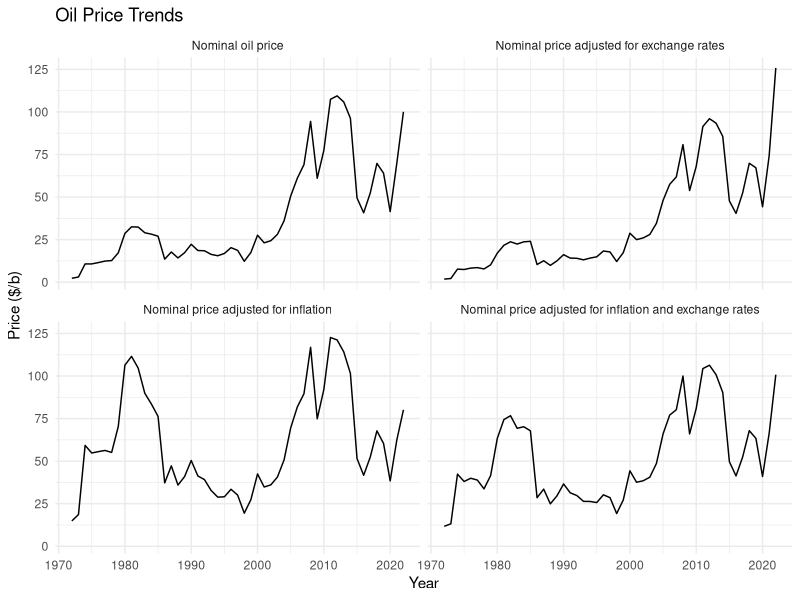
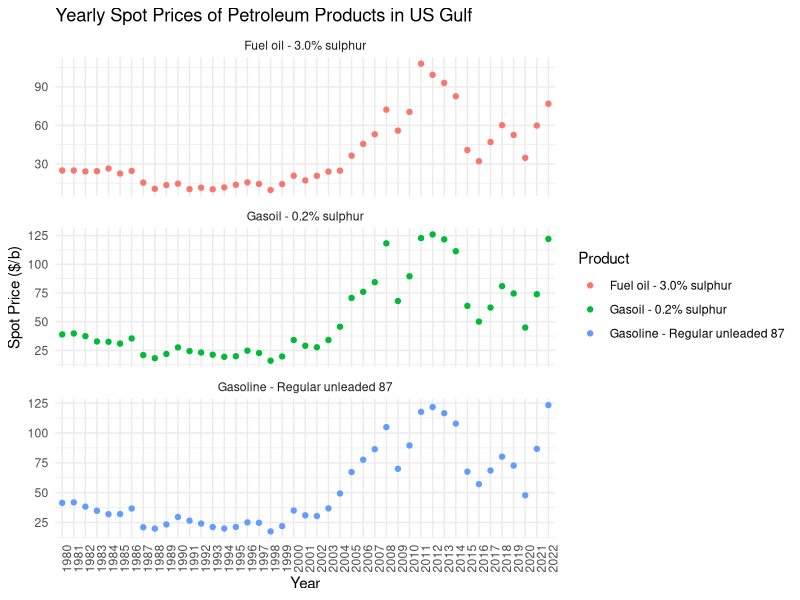
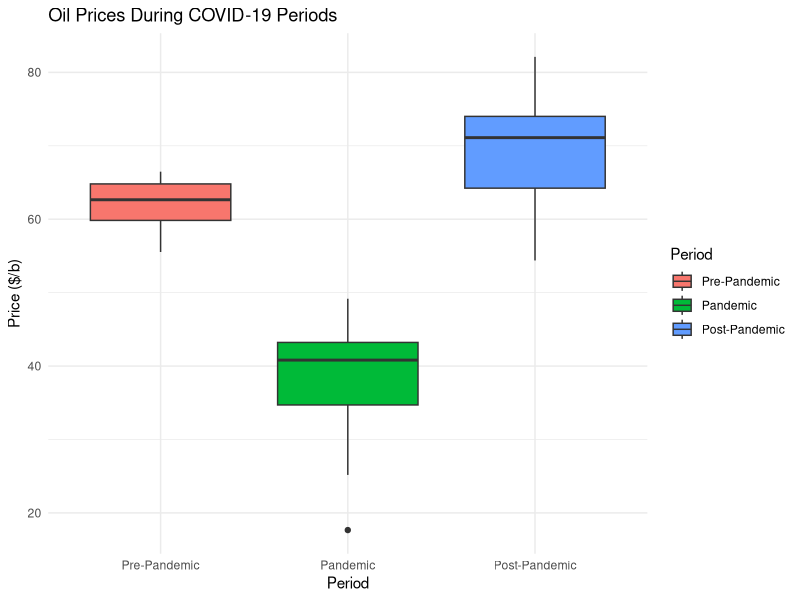
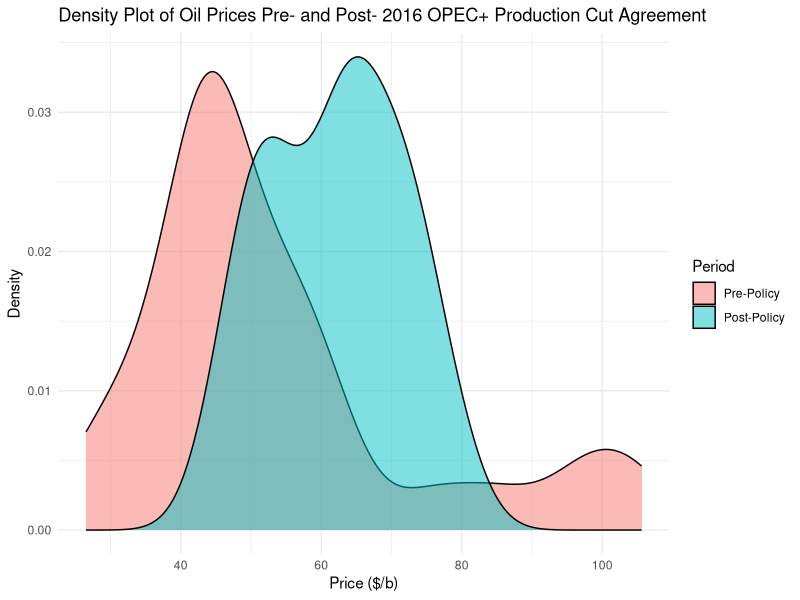
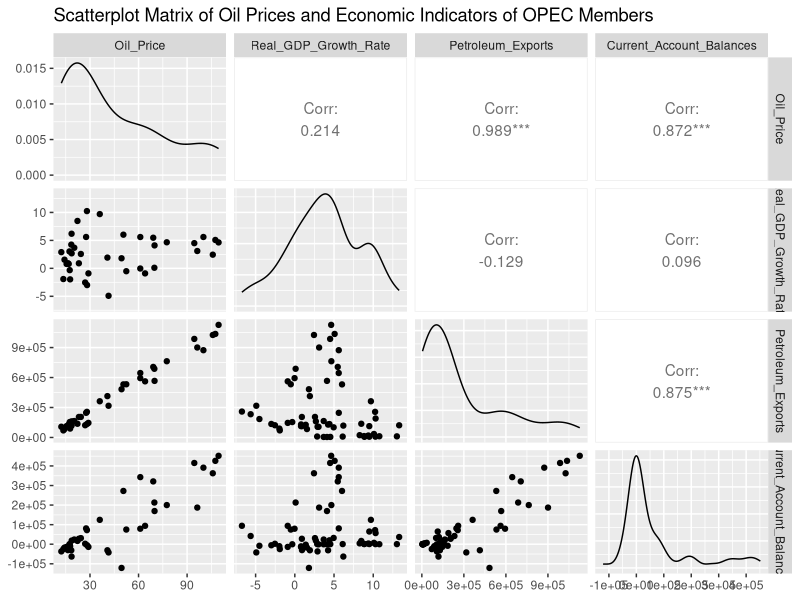
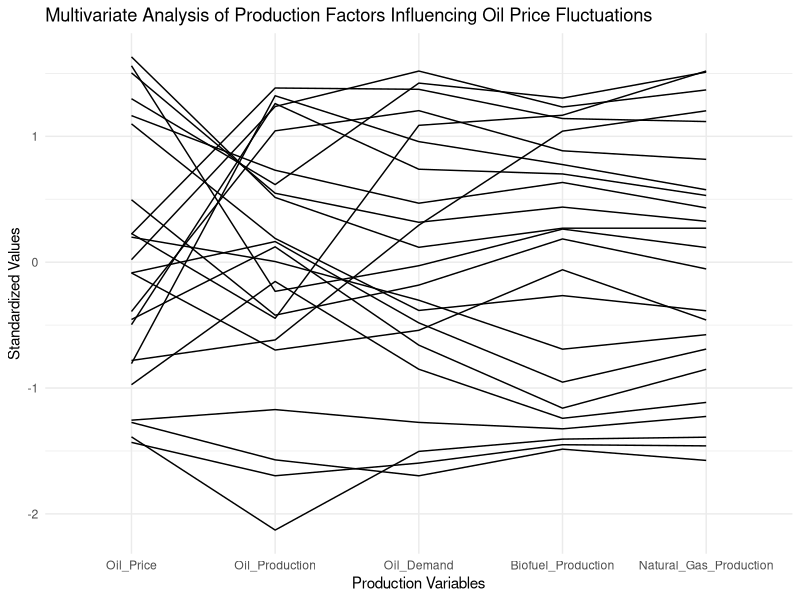
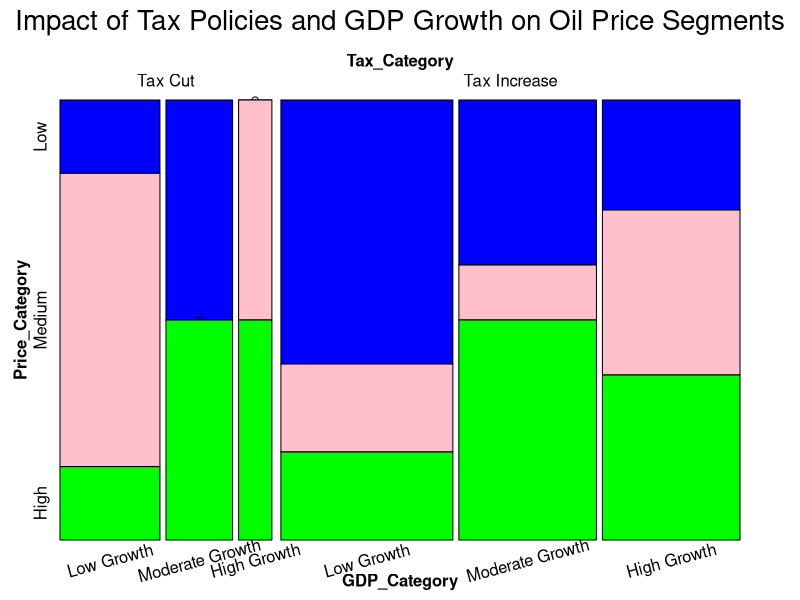

Write the R code that produced these figures, in order.
## ---- chunk 1
library(readxl)
library(ggplot2)
library(tidyr)

oil_price <- read_excel("ASB2023_all/T74.xlsx", skip = 2)
oil_price <- oil_price[1:5, ]
oil_price <- oil_price[-2, ]
year <- c("Type", seq(1972, 2022))
oil_price <- rbind(year, oil_price)
colnames(oil_price) <- oil_price[1, ]
oil_price <- oil_price[-1, ]
oil_price$Type <- c("Nominal oil price", "Nominal price adjusted for exchange rates", "Nominal price adjusted for inflation", "Nominal price adjusted for inflation and exchange rates")

long_oil_price <- pivot_longer(oil_price, cols = -Type, names_to = "Year", values_to = "Price")

long_oil_price$Year <- as.numeric(long_oil_price$Year)

ggplot(long_oil_price, aes(x = Year, y = as.numeric(Price), group = Type)) + 
    geom_line() +
    facet_wrap(~Type) +
    theme_minimal() +
    labs(title = "Oil Price Trends", x = "Year", y = "Price ($/b)")
## ---- chunk 2
product <- read_excel("ASB2023_all/T76.xlsx", skip=2)[1:4, ]
product <- product[-1,]

long_product <- pivot_longer(product, cols = -1, names_to = "Year", values_to = "Price")
colnames(long_product) <- c("Product", "Year", "Price")

ggplot(long_product, aes(x = Year, y = Price, color = Product)) +
  geom_point() +
  facet_wrap(~ Product, scales = "free_y", ncol = 1) +
  labs(title = "Yearly Spot Prices of Petroleum Products in US Gulf",
       x = "Year",
       y = "Spot Price ($/b)") +
  theme_minimal() +
  theme(axis.text.x = element_text(angle = 90))
## ---- chunk 3
library(dplyr)

covid <- read_excel("ASB2023_all/T72.xlsx", skip=25, col_types = "numeric")[22, ]
colnames(covid) <- c("Price", seq(1, 228))
long_covid <- pivot_longer(covid, cols = -Price, names_to = "Time", values_to = "Oil_Price")[, -1]
long_covid$Time <- seq(as.Date("2004-01-01"), as.Date("2022-12-31"), by = "month")

long_covid$Period <- case_when(
  long_covid$Time >= as.Date("2019-07-01") & long_covid$Time <= as.Date("2020-02-29") ~ "Pre-Pandemic",
  long_covid$Time >= as.Date("2020-03-01") & long_covid$Time <= as.Date("2020-12-31") ~ "Pandemic",
  long_covid$Time >= as.Date("2021-01-01") & long_covid$Time <= as.Date("2021-12-31") ~ "Post-Pandemic",
  TRUE ~ "Outside"
  )

long_covid_filtered <- long_covid %>% filter(Period != "Outside")

long_covid_filtered$Period <- factor(long_covid_filtered$Period, levels = c("Pre-Pandemic", "Pandemic", "Post-Pandemic"))

ggplot(long_covid_filtered, aes(x = Period, y = Oil_Price, fill = Period)) +
  geom_boxplot() +
  labs(title = "Oil Prices During COVID-19 Periods",
       x = "Period",
       y = "Price ($/b)") +
  theme_minimal()
## ---- chunk 4
policy <- read_excel("ASB2023_all/T72.xlsx", skip=25, col_types = "numeric")[22, ]
colnames(policy) <- c("Price", seq(1, 228))
long_policy <- pivot_longer(policy, cols = -Price, names_to = "Time", values_to = "Oil_Price")[, -1]
long_policy$Time <- seq(as.Date("2004-01-01"), as.Date("2022-12-31"), by = "month")

long_policy$Period <- case_when(
  long_policy$Time >= as.Date("2014-07-01") & long_covid$Time <= as.Date("2016-12-31") ~ "Pre-Policy",
  long_policy$Time >= as.Date("2017-01-01") & long_covid$Time <= as.Date("2019-06-30") ~ "Post-Policy",
  TRUE ~ "Outside"
  )

long_policy_filtered <- long_policy %>% filter(Period != "Outside")

long_policy_filtered$Period <- factor(long_policy_filtered$Period, levels = c("Pre-Policy", "Post-Policy"))

ggplot(long_policy_filtered, aes(x = Oil_Price, fill = Period)) +
  geom_density(alpha = 0.5) +
  labs(title = 'Density Plot of Oil Prices Pre- and Post- 2016 OPEC+ Production Cut Agreement',
       x = "Price ($/b)",
       y = 'Density') +
  theme_minimal()
## ---- chunk 5
library(GGally)

price_data <- read_excel("ASB2023_all/T72.xlsx")[72, ]
colnames(price_data) <- c("Price", seq(1983, 2022))
price_data <- price_data[, colSums(is.na(price_data)) == 0]
long_price_data <- pivot_longer(price_data, cols = -Price, names_to = "Year", values_to = "Oil_Price")[, -1]
long_price_data$Oil_Price <- as.numeric(long_price_data$Oil_Price)

gdp_data <- read_excel("ASB2023_all/T23.xlsx")[16, ]
colnames(gdp_data) <- c("GDP", seq(1960, 2022))
long_gdp_data <- pivot_longer(gdp_data, cols = -GDP, names_to = "Year", values_to = "Real_GDP_Growth_Rate")[, -1]

petroleum_exports <- read_excel("ASB2023_all/T25.xlsx", skip = 2, col_types = "numeric")[14, ]
long_petroleum_exports <- pivot_longer(petroleum_exports, cols = -1, names_to = "Year", values_to = "Petroleum_Exports")[, -1]

balance <- read_excel("ASB2023_all/T27.xlsx", skip=2)[14, ]
long_balance <- pivot_longer(balance, cols = -1, names_to = "Year", values_to = "Current_Account_Balances")[, -1]

tbl1 <- full_join(long_price_data, long_gdp_data, by = "Year")
tbl2 <- full_join(tbl1, long_petroleum_exports, by = "Year")
tbl3 <- full_join(tbl2, long_balance, by = "Year")

ggpairs(tbl3[, c("Oil_Price", "Real_GDP_Growth_Rate", "Petroleum_Exports", "Current_Account_Balances")]) +
    labs(title = "Scatterplot Matrix of Oil Prices and Economic Indicators of OPEC Members")
## ---- chunk 6
oil_production <- read_excel("ASB2023_all/T35.xlsx", skip=2)[62, ]
long_oil_production <- pivot_longer(oil_production, cols = -1, names_to = "Year", values_to = "Oil_Production")[, -1]

biofuel_production <- read_excel("ASB2023_all/T37.xlsx", skip=2)[27, ]
long_biofuel_production <- pivot_longer(biofuel_production, cols = -1, names_to = "Year", values_to = "Biofuel_Production")[, -1]

gas_production <- read_excel("ASB2023_all/T93.xlsx", skip=2, col_types = "numeric")[75, ]
long_gas_production <- pivot_longer(gas_production, cols = -1, names_to = "Year", values_to = "Natural_Gas_Production")[, -1]

demand <- read_excel("ASB2023_all/T47.xlsx", skip=2, col_types = "numeric")[76, ]
long_demand <- pivot_longer(demand, cols = -1, names_to = "Year", values_to = "Oil_Demand")[, -1]

df3 <- inner_join(long_price_data, long_oil_production, by = "Year")
df4 <- inner_join(df3, long_demand, by = "Year")
df5 <- inner_join(df4, long_biofuel_production, by = "Year")
df6 <- inner_join(df5, long_gas_production, by = "Year")
ggparcoord(df6, columns = 2:6) +
    theme_minimal() +
    labs(title = "Multivariate Analysis of Production Factors Influencing Oil Price Fluctuations", x = "Production Variables", y = "Standardized Values")
## ---- chunk 7
low_high_cutoff <- quantile(long_price_data$Oil_Price, probs = c(1/3, 2/3))
long_price_data$Price_Category <- cut(long_price_data$Oil_Price, breaks = c(-Inf, low_high_cutoff, Inf), labels = c("Low", "Medium", "High"))

tax_data <- read_excel("ASB2023_all/T81.xlsx", skip=2)[44, ]
colnames(tax_data) <- c("Data", seq(1984, 2022))

long_tax_data <- pivot_longer(tax_data, cols = -1, names_to = "Year", values_to = "Tax")[, -1]

tax_changes <- c(NA, diff(long_tax_data$Tax) / head(long_tax_data$Tax, -1))

long_tax_data$Tax_Category <- ifelse(tax_changes > 0, 'Tax Increase',
                                ifelse(tax_changes < 0, 'Tax Cut', 
                                       'Stable Tax'))

gdp_growth <- read_excel("ASB2023_all/T23.xlsx", skip=2)[14, ]
long_gdp_growth <- pivot_longer(gdp_growth, cols = -1, names_to = "Year", values_to = "GDP")[, -1]

low_growth_threshold <- 2
high_growth_threshold <- 5

long_gdp_growth$GDP_Category <- cut(long_gdp_growth$GDP,
                                    breaks = c(-Inf, low_growth_threshold,
                                               high_growth_threshold, Inf),
                                    labels = c("Low Growth", "Moderate Growth", 
                                               "High Growth"))

t1 <- inner_join(long_price_data, long_tax_data, by = "Year")
t2 <- inner_join(t1, long_gdp_growth, by = "Year") %>% drop_na()

vcd::mosaic(Price_Category ~ Tax_Category + GDP_Category, data = t2,
            direction = c("v", "v", "h"),
            highlighting_fill = c('blue', 'pink', 'green'),
            labeling_args = list(rot_labels = c(bottom = 15)),
            main = "Impact of Tax Policies and GDP Growth on Oil Price Segments")
